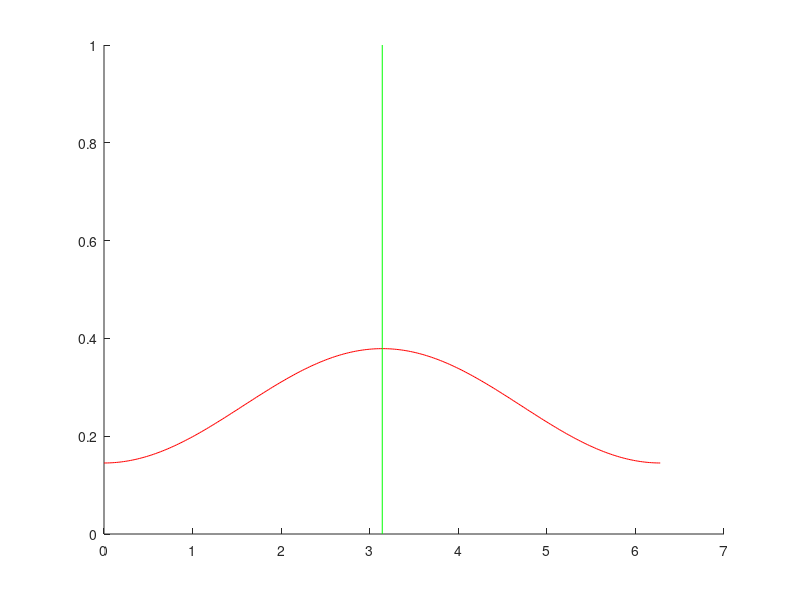
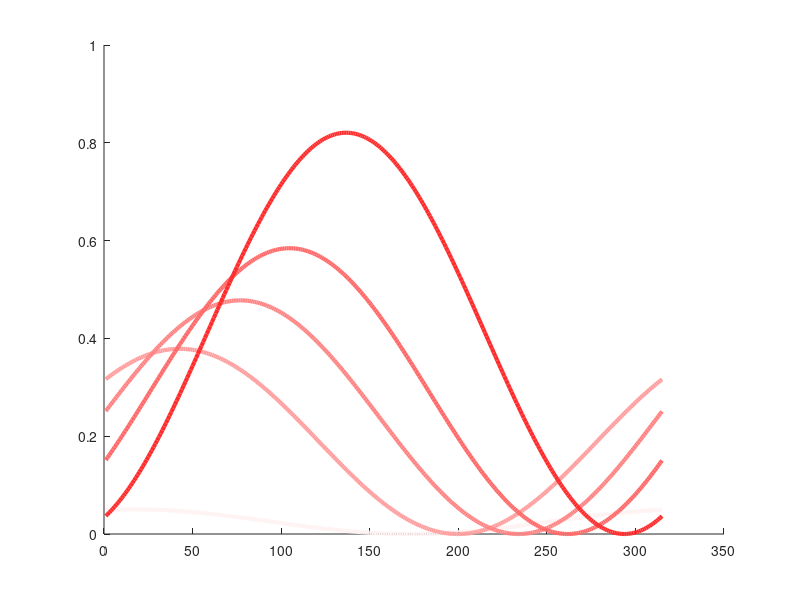

Recreate these plots in MATLAB, in order. (Note: this script raises an error after producing the figures.)
num_units = 10;
thetas = 0:0.02:2*pi;
tc = zeros(num_units,length(thetas));
pd = zeros(1,num_units);
baseline = zeros(1,num_units);
modu = zeros(1,num_units);

for i =1:num_units
    
    pd(i) = mod(i*2*pi/num_units + pi/10*rand-pi/5,2*pi);%2*pi*rand;
    baseline(i) = 20+30*rand;
    modu(i) = baseline(i)*(0.25+0.50*rand);
    
    tc(i,:) = modu(i)*cos(thetas-pd(i))+baseline(i);
end

maxfire = baseline+modu; 

%%
dt = 0.1;
plan_dir = pi;
pop = baseline + modu.*cos(plan_dir - pd);
spike_counts = round(pop*dt)';

%% Point Estimate (Sanger)
N = diff(thetas(1:2));
cp = exp(sum(repmat(spike_counts,1,length(thetas)).*log(tc) - tc*dt,1));
sanger_pop = cp./(sum(cp)*N);

%% Point Estimate (Bastian)

%Normalize tc
tcmin = repmat(min(tc,[],2),1,length(thetas));
tcmax = repmat(max(tc,[],2),1,length(thetas));
tcnorm = (tc - tcmin)./(tcmax-tcmin);

tunemax = tcmax(:,1);
tunemin = tcmin(:,1);
tunemodu = tunemax-tunemin;
spike_norm = repmat((spike_counts/dt)./tunemodu - tunemin./tunemodu,1,length(thetas));

bastian_pop = sum(spike_norm.*tcnorm,1)./num_units;

figure; hold on;
%plot(thetas,sanger_pop,'b');
plot(thetas,bastian_pop,'r');
plot([plan_dir plan_dir],[0 1],'g');

%%
figure; hold on;
for i = 1:size(spike_norm,1)
    act = spike_norm(i,1);
    plot((spike_norm(i,:).*tcnorm(i,:))','LineWidth',3,'Color',[1 1-act 1-act]);      
end
bastian_pop = sum(spike_norm.*tcnorm,1)./num_units;
plot(bastian_pop,'k','LineWidth',4);
%%

% ya = 0.25*ones(1,30) ;
% yb = ya(end) + 1.5*exp(0:0.01:.05)-1.5 ;
% yc = yb(end) + .02*(exp(1:-0.5:0)-exp(1)) ;
% yf = yc(end)*ones(1,10);
% yd = yc(end) + .2*exp(0:0.05:.95)-.2;
% ye = yd(end) - 3*(0:0.01:0.11);

ya = 0.25*ones(1,30) ;
yb = ya(end) + 5*(exp(0:0.01:.05)-1);
yc = yb(end) + .1*(exp(1:-0.5:0)-exp(1)) ;
yf = yc(end)*ones(1,10);
yd = yc(end) + .2*exp(0:0.05:.95)-.2;
ye = yd(end) - 3*(0:0.01:0.11);

y = [ya yb yc yf yd ye];
sy = smooth(y);

x = linspace(-800,1200,length(y));
xd = -800:100:1200;

ysamp = interp1(x,sy,xd);

y2 = 0.125+0.5*y+0.01*rand(1,length(y));
sy2 = smooth(y2);
ysamp2 = interp1(x,sy2,xd);

figure; hold on;
plot(xd,ysamp,'Color',[1 0.6 0.6],'LineWidth',3);
plot(xd,ysamp2,'Color',[0.6 0.6 1],'LineWidth',3);
%plot(xd,ysamp3,'k','LineWidth',2);
xlabel('Time from target on (ms)','FontSize',16); 
ylabel('DPA Concentration','FontSize',16);
legend('High visual noise','Low visual noise');
plot([0 0],[0 1],'k--');
plot([1000 1000],[0 1],'k-.');

ylim([0 .7])
xlim([-500 1100]);

%%

ya = 0.25*ones(1,30) ;
yb = ya(end) + 5*(exp(0:0.01:.05)-1) ;
yc = yb(end) + .1*(exp(1:-0.5:0)-exp(1)) ;
yf = yc(end)*ones(1,10);
yd = yc(end) + .2*(exp(0:0.05:.95)-1);
ye = yd(end) - 3*(0:0.01:0.11);


y = [ya yb yc yf yd ye];
y4 = [ya+.1 yb yc yf yd ye];
y4 = 2*y4 - 2*y(1) + 0.08*rand(1,length(y4));

y5 = [ya+.05 yb yc yf yd ye];
y5 = 2*y5 - 2*y(1) + 0.08*rand(1,length(y5));

y3 = 2*y - 1.9*y(1);
sy3 = smooth(y3);
ysamp3 = interp1(x,sy3,xd);

sy4 = smooth(y4);
ysamp4 = interp1(x,sy4,xd);
ysamp4(8) = ysamp4(7);

sy5 = smooth(y5);
ysamp5 = interp1(x,sy5,xd);
ysamp5(8) = ysamp5(7);

figure; hold on;
%plot(xd,ysamp3,'Color',[0.2 0.2 0.2],'LineWidth',3);
plot(xd,ysamp4,'Color',[0.1 .8 .1],'LineWidth',3);
plot(xd,ysamp5,'Color',[0.8 0.1 0.1],'LineWidth',3);
xlabel('Time from target on (ms)','FontSize',16); 
ylabel('DPA Concentration','FontSize',16);
legend('Narrow Prior','Broad Prior');
plot([0 0],[0 1],'k--');
plot([1000 1000],[0 1],'k-.');
%ylim([0 .7])
xlim([-500 1100]);
%% another try

ya = 0.25*ones(1,30) ;
yb = ya(end) + 5*(exp(0:0.01:.05)-1) ;
yc = yb(end) + .1*(exp(1:-0.5:0)-exp(1)) ;
yf = yc(end)*ones(1,10);
yd = yc(end) + .2*(exp(0:0.05:.95)-1);
ye = yd(end) - 3*(0:0.01:0.11);

y = [ya yb yc yf yd ye];
sy = smooth(y);

x = linspace(-800,1200,length(y));
xd = -800:100:1200;

ysamp = interp1(x,sy,xd);

yn = 2*y - 1.9*y(1);
syn = smooth(yn);
ysampn = interp1(x,syn,xd);

figure; hold on;
plot(xd,ysampn,'Color',[1 0.6 0.6],'LineWidth',3);

xlabel('Time from target on (ms)','FontSize',16); 
ylabel('DPA Concentration','FontSize',16);
legend('High visual noise','Low visual noise');
plot([0 0],[0 1],'k--');
plot([1000 1000],[0 1],'k-.');

ylim([0 .7])
xlim([-500 1100]);

%%
dirs = 0:0.01:2*pi;
thets = dirs/pi*180;

n1 = 0.5*(cos(dirs - pi/2)+1);
n2 = 0.5*(cos(dirs - 6*pi/4)+1);
n3 = 0.5*(cos(dirs - pi)+1);

figure; plot(thets,n1,'Linewidth',6); box off; set(gca,'Ytick',[]);set(gca,'Xtick',[]);
xlim([0 360]);ylim([0 1.1]);
figure; plot(thets,n2,'Linewidth',6); box off; set(gca,'Ytick',[]);set(gca,'Xtick',[]);
xlim([0 360]);ylim([0 1.1]);
figure; plot(thets,n3,'Linewidth',6); box off; set(gca,'Ytick',[]);set(gca,'Xtick',[]);
xlim([0 360]);ylim([0 1.1]);



figure; plot(thets,0.2*n1,'r','Linewidth',6); box off; set(gca,'Ytick',[]);set(gca,'Xtick',[]);
xlim([0 360]);ylim([0 1.1]);
figure; plot(thets,0.2*n2,'r','Linewidth',6); box off; set(gca,'Ytick',[]);set(gca,'Xtick',[]);
xlim([0 360]);ylim([0 1.1]);
figure; plot(thets,n3,'r','Linewidth',6); box off; set(gca,'Ytick',[]);set(gca,'Xtick',[]);
xlim([0 360]);ylim([0 1.1]);


figure; plot(thets,[n1;n2;n3])